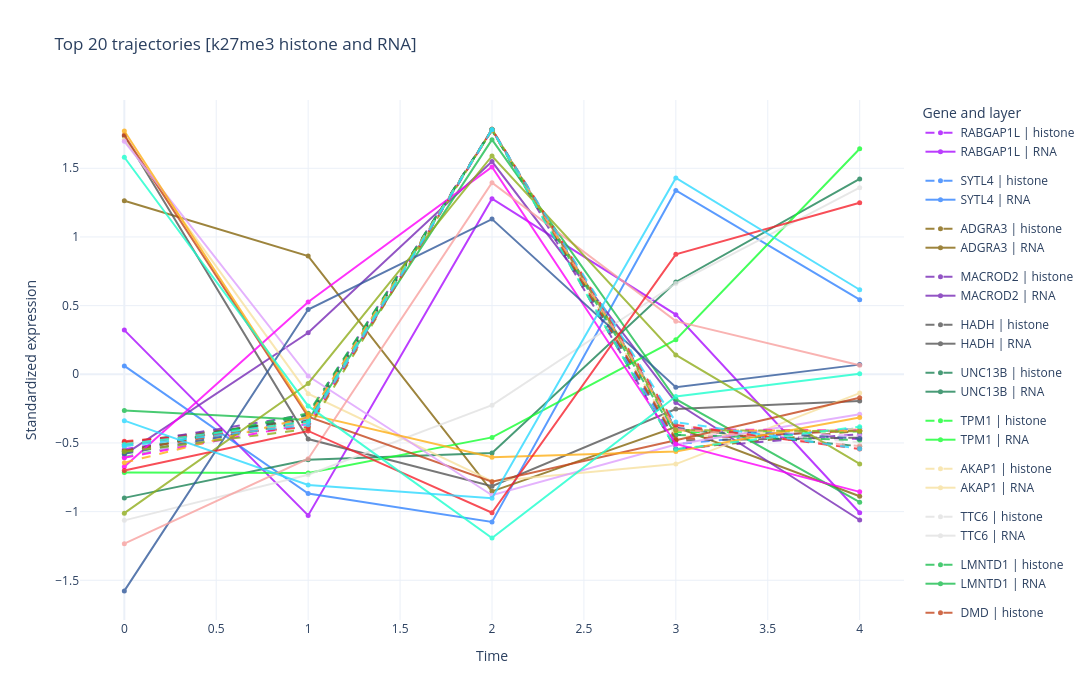

The cell this chart's notebook holds for it:
### Code cell
import re
import numpy as np
import pandas as pd
import plotly.graph_objects as go
from plotly.colors import qualitative


def to_base_gene_name(node_name):
    name = str(node_name)
    for suffix in ("_k9me2", "_k20me3", "_k27me3", "_rna_ai"):
        if name.endswith(suffix):
            name = name[: -len(suffix)]
            break
    return name.split("*")[0]


def infer_time_axis_from_columns(columns):
    parsed = []
    for col in columns:
        col_str = str(col)
        try:
            parsed.append(float(col_str))
            continue
        except (TypeError, ValueError):
            pass

        matches = re.findall(r"[-+]?\d*\.?\d+(?:[eE][-+]?\d+)?", col_str)
        if matches:
            parsed.append(float(matches[-1]))
        else:
            return np.arange(len(columns), dtype=float)

    return np.array(parsed, dtype=float)


def trajectories_per_gene(expression_df):
    if not isinstance(expression_df, pd.DataFrame) or expression_df.empty:
        raise ValueError("expression_df must be a non-empty pandas DataFrame")

    gene_index = pd.Index([to_base_gene_name(idx) for idx in expression_df.index], name="gene")
    return expression_df.groupby(gene_index).mean()


def plot_top_n_histone_rna_trajectories(
    ranked_genes_df,
    histone_expression_df,
    rna_expression_df,
    top_n=20,
    score_col="rna_expression_gene_closeness",
    title=None,
):
    if not isinstance(ranked_genes_df, pd.DataFrame) or ranked_genes_df.empty:
        raise ValueError("ranked_genes_df must be a non-empty pandas DataFrame")
    if top_n <= 0:
        raise ValueError("top_n must be a positive integer")

    if score_col not in ranked_genes_df.columns:
        numeric_cols = ranked_genes_df.select_dtypes(include=[np.number]).columns.tolist()
        if not numeric_cols:
            raise ValueError(f"Column '{score_col}' not found and no numeric fallback column is available")
        score_col = numeric_cols[0]

    ranked_scores = pd.Series(ranked_genes_df[score_col], dtype=float).dropna().sort_values(ascending=False)
    top_genes = ranked_scores.head(int(top_n)).index.astype(str).tolist()

    histone_gene_traj = trajectories_per_gene(histone_expression_df)
    rna_gene_traj = trajectories_per_gene(rna_expression_df)

    shared_genes = [g for g in top_genes if g in histone_gene_traj.index and g in rna_gene_traj.index]
    if not shared_genes:
        raise ValueError("No overlapping top genes between histone and RNA expression datasets")

    histone_top = histone_gene_traj.loc[shared_genes]
    rna_top = rna_gene_traj.loc[shared_genes]

    x_histone = infer_time_axis_from_columns(histone_top.columns)
    x_rna = infer_time_axis_from_columns(rna_top.columns)

    palette = (
        qualitative.Alphabet
        + qualitative.Dark24
        + qualitative.Plotly
        + qualitative.Set3
    )

    fig = go.Figure()
    for i, gene in enumerate(shared_genes):
        color = palette[i % len(palette)]

        fig.add_trace(
            go.Scatter(
                x=x_histone,
                y=histone_top.loc[gene].to_numpy(dtype=float),
                mode="lines+markers",
                name=f"{gene} | histone",
                legendgroup=str(gene),
                line=dict(color=color, width=2, dash="dash"),
                marker=dict(size=5),
                opacity=0.8,
                hovertemplate=(
                    "Gene: " + str(gene) + "<br>Layer: histone"
                    + "<br>Time: %{x}<br>Expression: %{y:.4f}<extra></extra>"
                ),
            )
        )

        fig.add_trace(
            go.Scatter(
                x=x_rna,
                y=rna_top.loc[gene].to_numpy(dtype=float),
                mode="lines+markers",
                name=f"{gene} | RNA",
                legendgroup=str(gene),
                line=dict(color=color, width=2),
                marker=dict(size=5),
                opacity=0.8,
                hovertemplate=(
                    "Gene: " + str(gene) + "<br>Layer: RNA"
                    + "<br>Time: %{x}<br>Expression: %{y:.4f}<extra></extra>"
                ),
            )
        )

    fig.update_layout(
        title=title or f"Top {len(shared_genes)} Histone and RNA Trajectories",
        xaxis_title="Time",
        yaxis_title="Standardized expression",
        template="plotly_white",
        width=1200,
        height=700,
        legend_title="Gene and layer",
    )
    fig.show()

    return fig, shared_genes, histone_top, rna_top


# Example usage on current cluster_comparison output
top_n_trajectories = 20
fig_top_n_all, shared_top_genes, histone_top_traj, rna_top_traj = plot_top_n_histone_rna_trajectories(
    ranked_genes_df=rna_gene_closeness_no_source,
    histone_expression_df=datasets[histone_layer_for_cluster],
    rna_expression_df=datasets["rna_ai"],
    top_n=top_n_trajectories,
    score_col="rna_expression_gene_closeness",
    title=(
        f"Top {top_n_trajectories} trajectories "
        f"[{histone_layer_for_cluster} histone and RNA]"
    ),
)

from pathlib import Path
traj_start_label = str(globals().get("histone_start_label", ""))
if not traj_start_label:
    traj_start_raw = str(globals().get("start_histone_node", "unknown"))
    traj_start_label = "".join(ch if ch.isalnum() or ch in ('-', '_') else '_' for ch in traj_start_raw)
output_file_top_traj = Path("Paper_results") / (
    f"top_{top_n_trajectories}_histone_rna_trajectories_{histone_layer_for_cluster}_{traj_start_label}.html"
)
output_file_top_traj.parent.mkdir(parents=True, exist_ok=True)
fig_top_n_all.write_html(output_file_top_traj, include_plotlyjs="cdn")
print(f"Saved interactive plot to: {output_file_top_traj.resolve()}")

print(f"Shared genes plotted: {len(shared_top_genes)}")
print(shared_top_genes[:10])

pd.concat(
    [
        histone_top_traj.add_prefix("histone_"),
        rna_top_traj.add_prefix("rna_"),
    ],
    axis=1,
).head()

### Figure 1 — Plotly figure (JSON) as saved in the notebook; plotly's stock layout.template omitted (floating-point values rounded to 4 significant figures)
{"data": [{"hovertemplate": "Gene: RABGAP1L<br>Layer: histone<br>Time: %{x}<br>Expression: %{y:.4f}<extra></extra>", "legendgroup": "RABGAP1L", "line": {"color": "#AA0DFE", "dash": "dash", "width": 2}, "marker": {"size": 5}, "mode": "lines+markers", "name": "RABGAP1L | histone", "opacity": 0.8, "type": "scatter", "x": [0.0, 1.0, 2.0, 3.0, 4.0], "y": [-0.5463, -0.3245, 1.783, -0.442, -0.4705]}, {"hovertemplate": "Gene: RABGAP1L<br>Layer: RNA<br>Time: %{x}<br>Expression: %{y:.4f}<extra></extra>", "legendgroup": "RABGAP1L", "line": {"color": "#AA0DFE", "width": 2}, "marker": {"size": 5}, "mode": "lines+markers", "name": "RABGAP1L | RNA", "opacity": 0.8, "type": "scatter", "x": [0.0, 1.0, 2.0, 3.0, 4.0], "y": [0.3219, -1.028, 1.279, 0.4344, -1.008]}, {"hovertemplate": "Gene: SYTL4<br>Layer: histone<br>Time: %{x}<br>Expression: %{y:.4f}<extra></extra>", "legendgroup": "SYTL4", "line": {"color": "#3283FE", "dash": "dash", "width": 2}, "marker": {"size": 5}, "mode": "lines+markers", "name": "SYTL4 | histone", "opacity": 0.8, "type": "scatter", "x": [0.0, 1.0, 2.0, 3.0, 4.0], "y": [-0.5608, -0.3197, 1.781, -0.5078, -0.3923]}, {"hovertemplate": "Gene: SYTL4<br>Layer: RNA<br>Time: %{x}<br>Expression: %{y:.4f}<extra></extra>", "legendgroup": "SYTL4", "line": {"color": "#3283FE", "width": 2}, "marker": {"size": 5}, "mode": "lines+markers", "name": "SYTL4 | RNA", "opacity": 0.8, "type": "scatter", "x": [0.0, 1.0, 2.0, 3.0, 4.0], "y": [0.06089, -0.868, -1.075, 1.339, 0.5434]}, {"hovertemplate": "Gene: ADGRA3<br>Layer: histone<br>Time: %{x}<br>Expression: %{y:.4f}<extra></extra>", "legendgroup": "ADGRA3", "line": {"color": "#85660D", "dash": "dash", "width": 2}, "marker": {"size": 5}, "mode": "lines+markers", "name": "ADGRA3 | histone", "opacity": 0.8, "type": "scatter", "x": [0.0, 1.0, 2.0, 3.0, 4.0], "y": [-0.4957, -0.3306, 1.783, -0.5454, -0.4111]}, {"hovertemplate": "Gene: ADGRA3<br>Layer: RNA<br>Time: %{x}<br>Expression: %{y:.4f}<extra></extra>", "legendgroup": "ADGRA3", "line": {"color": "#85660D", "width": 2}, "marker": {"size": 5}, "mode": "lines+markers", "name": "ADGRA3 | RNA", "opacity": 0.8, "type": "scatter", "x": [0.0, 1.0, 2.0, 3.0, 4.0], "y": [1.264, 0.8607, -0.8521, -0.3844, -0.8879]}, {"hovertemplate": "Gene: MACROD2<br>Layer: histone<br>Time: %{x}<br>Expression: %{y:.4f}<extra></extra>", "legendgroup": "MACROD2", "line": {"color": "#782AB6", "dash": "dash", "width": 2}, "marker": {"size": 5}, "mode": "lines+markers", "name": "MACROD2 | histone", "opacity": 0.8, "type": "scatter", "x": [0.0, 1.0, 2.0, 3.0, 4.0], "y": [-0.5106, -0.2919, 1.78, -0.542, -0.4356]}, {"hovertemplate": "Gene: MACROD2<br>Layer: RNA<br>Time: %{x}<br>Expression: %{y:.4f}<extra></extra>", "legendgroup": "MACROD2", "line": {"color": "#782AB6", "width": 2}, "marker": {"size": 5}, "mode": "lines+markers", "name": "MACROD2 | RNA", "opacity": 0.8, "type": "scatter", "x": [0.0, 1.0, 2.0, 3.0, 4.0], "y": [-0.5846, 0.3026, 1.549, -0.2057, -1.061]}, {"hovertemplate": "Gene: HADH<br>Layer: histone<br>Time: %{x}<br>Expression: %{y:.4f}<extra></extra>", "legendgroup": "HADH", "line": {"color": "#565656", "dash": "dash", "width": 2}, "marker": {"size": 5}, "mode": "lines+markers", "name": "HADH | histone", "opacity": 0.8, "type": "scatter", "x": [0.0, 1.0, 2.0, 3.0, 4.0], "y": [-0.5226, -0.3173, 1.783, -0.4825, -0.461]}, {"hovertemplate": "Gene: HADH<br>Layer: RNA<br>Time: %{x}<br>Expression: %{y:.4f}<extra></extra>", "legendgroup": "HADH", "line": {"color": "#565656", "width": 2}, "marker": {"size": 5}, "mode": "lines+markers", "name": "HADH | RNA", "opacity": 0.8, "type": "scatter", "x": [0.0, 1.0, 2.0, 3.0, 4.0], "y": [1.735, -0.4716, -0.8152, -0.2535, -0.195]}, {"hovertemplate": "Gene: UNC13B<br>Layer: histone<br>Time: %{x}<br>Expression: %{y:.4f}<extra></extra>", "legendgroup": "UNC13B", "line": {"color": "#1C8356", "dash": "dash", "width": 2}, "marker": {"size": 5}, "mode": "lines+markers", "name": "UNC13B | histone", "opacity": 0.8, "type": "scatter", "x": [0.0, 1.0, 2.0, 3.0, 4.0], "y": [-0.5583, -0.2975, 1.778, -0.3982, -0.5237]}, {"hovertemplate": "Gene: UNC13B<br>Layer: RNA<br>Time: %{x}<br>Expression: %{y:.4f}<extra></extra>", "legendgroup": "UNC13B", "line": {"color": "#1C8356", "width": 2}, "marker": {"size": 5}, "mode": "lines+markers", "name": "UNC13B | RNA", "opacity": 0.8, "type": "scatter", "x": [0.0, 1.0, 2.0, 3.0, 4.0], "y": [-0.8999, -0.622, -0.5728, 0.6724, 1.422]}, {"hovertemplate": "Gene: TPM1<br>Layer: histone<br>Time: %{x}<br>Expression: %{y:.4f}<extra></extra>", "legendgroup": "TPM1", "line": {"color": "#16FF32", "dash": "dash", "width": 2}, "marker": {"size": 5}, "mode": "lines+markers", "name": "TPM1 | histone", "opacity": 0.8, "type": "scatter", "x": [0.0, 1.0, 2.0, 3.0, 4.0], "y": [-0.6024, -0.3381, 1.778, -0.4225, -0.4154]}, {"hovertemplate": "Gene: TPM1<br>Layer: RNA<br>Time: %{x}<br>Expression: %{y:.4f}<extra></extra>", "legendgroup": "TPM1", "line": {"color": "#16FF32", "width": 2}, "marker": {"size": 5}, "mode": "lines+markers", "name": "TPM1 | RNA", "opacity": 0.8, "type": "scatter", "x": [0.0, 1.0, 2.0, 3.0, 4.0], "y": [-0.7158, -0.7187, -0.4596, 0.2519, 1.642]}, {"hovertemplate": "Gene: AKAP1<br>Layer: histone<br>Time: %{x}<br>Expression: %{y:.4f}<extra></extra>", "legendgroup": "AKAP1", "line": {"color": "#F7E1A0", "dash": "dash", "width": 2}, "marker": {"size": 5}, "mode": "lines+markers", "name": "AKAP1 | histone", "opacity": 0.8, "type": "scatter", "x": [0.0, 1.0, 2.0, 3.0, 4.0], "y": [-0.5736, -0.3525, 1.779, -0.4566, -0.3967]}, {"hovertemplate": "Gene: AKAP1<br>Layer: RNA<br>Time: %{x}<br>Expression: %{y:.4f}<extra></extra>", "legendgroup": "AKAP1", "line": {"color": "#F7E1A0", "width": 2}, "marker": {"size": 5}, "mode": "lines+markers", "name": "AKAP1 | RNA", "opacity": 0.8, "type": "scatter", "x": [0.0, 1.0, 2.0, 3.0, 4.0], "y": [1.711, -0.1412, -0.7789, -0.654, -0.1368]}, {"hovertemplate": "Gene: TTC6<br>Layer: histone<br>Time: %{x}<br>Expression: %{y:.4f}<extra></extra>", "legendgroup": "TTC6", "line": {"color": "#E2E2E2", "dash": "dash", "width": 2}, "marker": {"size": 5}, "mode": "lines+markers", "name": "TTC6 | histone", "opacity": 0.8, "type": "scatter", "x": [0.0, 1.0, 2.0, 3.0, 4.0], "y": [-0.5231, -0.3913, 1.785, -0.3746, -0.4961]}, {"hovertemplate": "Gene: TTC6<br>Layer: RNA<br>Time: %{x}<br>Expression: %{y:.4f}<extra></extra>", "legendgroup": "TTC6", "line": {"color": "#E2E2E2", "width": 2}, "marker": {"size": 5}, "mode": "lines+markers", "name": "TTC6 | RNA", "opacity": 0.8, "type": "scatter", "x": [0.0, 1.0, 2.0, 3.0, 4.0], "y": [-1.064, -0.7312, -0.2249, 0.6608, 1.359]}, {"hovertemplate": "Gene: LMNTD1<br>Layer: histone<br>Time: %{x}<br>Expression: %{y:.4f}<extra></extra>", "legendgroup": "LMNTD1", "line": {"color": "#1CBE4F", "dash": "dash", "width": 2}, "marker": {"size": 5}, "mode": "lines+markers", "name": "LMNTD1 | histone", "opacity": 0.8, "type": "scatter", "x": [0.0, 1.0, 2.0, 3.0, 4.0], "y": [-0.571, -0.2838, 1.775, -0.4419, -0.4785]}, {"hovertemplate": "Gene: LMNTD1<br>Layer: RNA<br>Time: %{x}<br>Expression: %{y:.4f}<extra></extra>", "legendgroup": "LMNTD1", "line": {"color": "#1CBE4F", "width": 2}, "marker": {"size": 5}, "mode": "lines+markers", "name": "LMNTD1 | RNA", "opacity": 0.8, "type": "scatter", "x": [0.0, 1.0, 2.0, 3.0, 4.0], "y": [-0.2632, -0.3325, 1.709, -0.1816, -0.9314]}, {"hovertemplate": "Gene: DMD<br>Layer: histone<br>Time: %{x}<br>Expression: %{y:.4f}<extra></extra>", "legendgroup": "DMD", "line": {"color": "#C4451C", "dash": "dash", "width": 2}, "marker": {"size": 5}, "mode": "lines+markers", "name": "DMD | histone", "opacity": 0.8, "type": "scatter", "x": [0.0, 1.0, 2.0, 3.0, 4.0], "y": [-0.5572, -0.3382, 1.778, -0.4737, -0.4089]}, {"hovertemplate": "Gene: DMD<br>Layer: RNA<br>Time: %{x}<br>Expression: %{y:.4f}<extra></extra>", "legendgroup": "DMD", "line": {"color": "#C4451C", "width": 2}, "marker": {"size": 5}, "mode": "lines+markers", "name": "DMD | RNA", "opacity": 0.8, "type": "scatter", "x": [0.0, 1.0, 2.0, 3.0, 4.0], "y": [1.742, -0.3084, -0.7825, -0.4796, -0.171]}, {"hovertemplate": "Gene: THSD4<br>Layer: histone<br>Time: %{x}<br>Expression: %{y:.4f}<extra></extra>", "legendgroup": "THSD4", "line": {"color": "#DEA0FD", "dash": "dash", "width": 2}, "marker": {"size": 5}, "mode": "lines+markers", "name": "THSD4 | histone", "opacity": 0.8, "type": "scatter", "x": [0.0, 1.0, 2.0, 3.0, 4.0], "y": [-0.6063, -0.3212, 1.778, -0.402, -0.4483]}, {"hovertemplate": "Gene: THSD4<br>Layer: RNA<br>Time: %{x}<br>Expression: %{y:.4f}<extra></extra>", "legendgroup": "THSD4", "line": {"color": "#DEA0FD", "width": 2}, "marker": {"size": 5}, "mode": "lines+markers", "name": "THSD4 | RNA", "opacity": 0.8, "type": "scatter", "x": [0.0, 1.0, 2.0, 3.0, 4.0], "y": [1.696, -0.01308, -0.8807, -0.5109, -0.2918]}, {"hovertemplate": "Gene: VSTM2L<br>Layer: histone<br>Time: %{x}<br>Expression: %{y:.4f}<extra></extra>", "legendgroup": "VSTM2L", "line": {"color": "#FE00FA", "dash": "dash", "width": 2}, "marker": {"size": 5}, "mode": "lines+markers", "name": "VSTM2L | histone", "opacity": 0.8, "type": "scatter", "x": [0.0, 1.0, 2.0, 3.0, 4.0], "y": [-0.6074, -0.3609, 1.778, -0.4005, -0.4088]}, {"hovertemplate": "Gene: VSTM2L<br>Layer: RNA<br>Time: %{x}<br>Expression: %{y:.4f}<extra></extra>", "legendgroup": "VSTM2L", "line": {"color": "#FE00FA", "width": 2}, "marker": {"size": 5}, "mode": "lines+markers", "name": "VSTM2L | RNA", "opacity": 0.8, "type": "scatter", "x": [0.0, 1.0, 2.0, 3.0, 4.0], "y": [-0.673, 0.526, 1.51, -0.5071, -0.856]}, {"hovertemplate": "Gene: XPNPEP1<br>Layer: histone<br>Time: %{x}<br>Expression: %{y:.4f}<extra></extra>", "legendgroup": "XPNPEP1", "line": {"color": "#325A9B", "dash": "dash", "width": 2}, "marker": {"size": 5}, "mode": "lines+markers", "name": "XPNPEP1 | histone", "opacity": 0.8, "type": "scatter", "x": [0.0, 1.0, 2.0, 3.0, 4.0], "y": [-0.5791, -0.3433, 1.782, -0.392, -0.4675]}, {"hovertemplate": "Gene: XPNPEP1<br>Layer: RNA<br>Time: %{x}<br>Expression: %{y:.4f}<extra></extra>", "legendgroup": "XPNPEP1", "line": {"color": "#325A9B", "width": 2}, "marker": {"size": 5}, "mode": "lines+markers", "name": "XPNPEP1 | RNA", "opacity": 0.8, "type": "scatter", "x": [0.0, 1.0, 2.0, 3.0, 4.0], "y": [-1.577, 0.4713, 1.13, -0.09472, 0.0704]}, {"hovertemplate": "Gene: OXER1<br>Layer: histone<br>Time: %{x}<br>Expression: %{y:.4f}<extra></extra>", "legendgroup": "OXER1", "line": {"color": "#FEAF16", "dash": "dash", "width": 2}, "marker": {"size": 5}, "mode": "lines+markers", "name": "OXER1 | histone", "opacity": 0.8, "type": "scatter", "x": [0.0, 1.0, 2.0, 3.0, 4.0], "y": [-0.6433, -0.3121, 1.775, -0.409, -0.4107]}, {"hovertemplate": "Gene: OXER1<br>Layer: RNA<br>Time: %{x}<br>Expression: %{y:.4f}<extra></extra>", "legendgroup": "OXER1", "line": {"color": "#FEAF16", "width": 2}, "marker": {"size": 5}, "mode": "lines+markers", "name": "OXER1 | RNA", "opacity": 0.8, "type": "scatter", "x": [0.0, 1.0, 2.0, 3.0, 4.0], "y": [1.771, -0.2905, -0.6042, -0.5619, -0.3143]}, {"hovertemplate": "Gene: SGMS1<br>Layer: histone<br>Time: %{x}<br>Expression: %{y:.4f}<extra></extra>", "legendgroup": "SGMS1", "line": {"color": "#F8A19F", "dash": "dash", "width": 2}, "marker": {"size": 5}, "mode": "lines+markers", "name": "SGMS1 | histone", "opacity": 0.8, "type": "scatter", "x": [0.0, 1.0, 2.0, 3.0, 4.0], "y": [-0.5076, -0.3562, 1.784, -0.3984, -0.5222]}, {"hovertemplate": "Gene: SGMS1<br>Layer: RNA<br>Time: %{x}<br>Expression: %{y:.4f}<extra></extra>", "legendgroup": "SGMS1", "line": {"color": "#F8A19F", "width": 2}, "marker": {"size": 5}, "mode": "lines+markers", "name": "SGMS1 | RNA", "opacity": 0.8, "type": "scatter", "x": [0.0, 1.0, 2.0, 3.0, 4.0], "y": [-1.233, -0.6148, 1.395, 0.387, 0.06613]}, {"hovertemplate": "Gene: SMPD3<br>Layer: histone<br>Time: %{x}<br>Expression: %{y:.4f}<extra></extra>", "legendgroup": "SMPD3", "line": {"color": "#90AD1C", "dash": "dash", "width": 2}, "marker": {"size": 5}, "mode": "lines+markers", "name": "SMPD3 | histone", "opacity": 0.8, "type": "scatter", "x": [0.0, 1.0, 2.0, 3.0, 4.0], "y": [-0.5644, -0.3991, 1.785, -0.4062, -0.4149]}, {"hovertemplate": "Gene: SMPD3<br>Layer: RNA<br>Time: %{x}<br>Expression: %{y:.4f}<extra></extra>", "legendgroup": "SMPD3", "line": {"color": "#90AD1C", "width": 2}, "marker": {"size": 5}, "mode": "lines+markers", "name": "SMPD3 | RNA", "opacity": 0.8, "type": "scatter", "x": [0.0, 1.0, 2.0, 3.0, 4.0], "y": [-1.011, -0.06684, 1.59, 0.1411, -0.6528]}, {"hovertemplate": "Gene: AR<br>Layer: histone<br>Time: %{x}<br>Expression: %{y:.4f}<extra></extra>", "legendgroup": "AR", "line": {"color": "#F6222E", "dash": "dash", "width": 2}, "marker": {"size": 5}, "mode": "lines+markers", "name": "AR | histone", "opacity": 0.8, "type": "scatter", "x": [0.0, 1.0, 2.0, 3.0, 4.0], "y": [-0.487, -0.3841, 1.784, -0.3691, -0.5437]}, {"hovertemplate": "Gene: AR<br>Layer: RNA<br>Time: %{x}<br>Expression: %{y:.4f}<extra></extra>", "legendgroup": "AR", "line": {"color": "#F6222E", "width": 2}, "marker": {"size": 5}, "mode": "lines+markers", "name": "AR | RNA", "opacity": 0.8, "type": "scatter", "x": [0.0, 1.0, 2.0, 3.0, 4.0], "y": [-0.7012, -0.4126, -1.008, 0.8733, 1.249]}, {"hovertemplate": "Gene: TRIM37<br>Layer: histone<br>Time: %{x}<br>Expression: %{y:.4f}<extra></extra>", "legendgroup": "TRIM37", "line": {"color": "#1CFFCE", "dash": "dash", "width": 2}, "marker": {"size": 5}, "mode": "lines+markers", "name": "TRIM37 | histone", "opacity": 0.8, "type": "scatter", "x": [0.0, 1.0, 2.0, 3.0, 4.0], "y": [-0.5107, -0.3442, 1.782, -0.5462, -0.3813]}, {"hovertemplate": "Gene: TRIM37<br>Layer: RNA<br>Time: %{x}<br>Expression: %{y:.4f}<extra></extra>", "legendgroup": "TRIM37", "line": {"color": "#1CFFCE", "width": 2}, "marker": {"size": 5}, "mode": "lines+markers", "name": "TRIM37 | RNA", "opacity": 0.8, "type": "scatter", "x": [0.0, 1.0, 2.0, 3.0, 4.0], "y": [1.581, -0.2303, -1.193, -0.1609, 0.00337]}, {"hovertemplate": "Gene: RHOH<br>Layer: histone<br>Time: %{x}<br>Expression: %{y:.4f}<extra></extra>", "legendgroup": "RHOH", "line": {"color": "#2ED9FF", "dash": "dash", "width": 2}, "marker": {"size": 5}, "mode": "lines+markers", "name": "RHOH | histone", "opacity": 0.8, "type": "scatter", "x": [0.0, 1.0, 2.0, 3.0, 4.0], "y": [-0.5229, -0.3672, 1.781, -0.348, -0.5425]}, {"hovertemplate": "Gene: RHOH<br>Layer: RNA<br>Time: %{x}<br>Expression: %{y:.4f}<extra></extra>", "legendgroup": "RHOH", "line": {"color": "#2ED9FF", "width": 2}, "marker": {"size": 5}, "mode": "lines+markers", "name": "RHOH | RNA", "opacity": 0.8, "type": "scatter", "x": [0.0, 1.0, 2.0, 3.0, 4.0], "y": [-0.3374, -0.8061, -0.9018, 1.43, 0.6155]}], "layout": {"height": 700, "legend": {"title": {"text": "Gene and layer"}}, "title": {"text": "Top 20 trajectories [k27me3 histone and RNA]"}, "width": 1200, "xaxis": {"title": {"text": "Time"}}, "yaxis": {"title": {"text": "Standardized expression"}}}}
